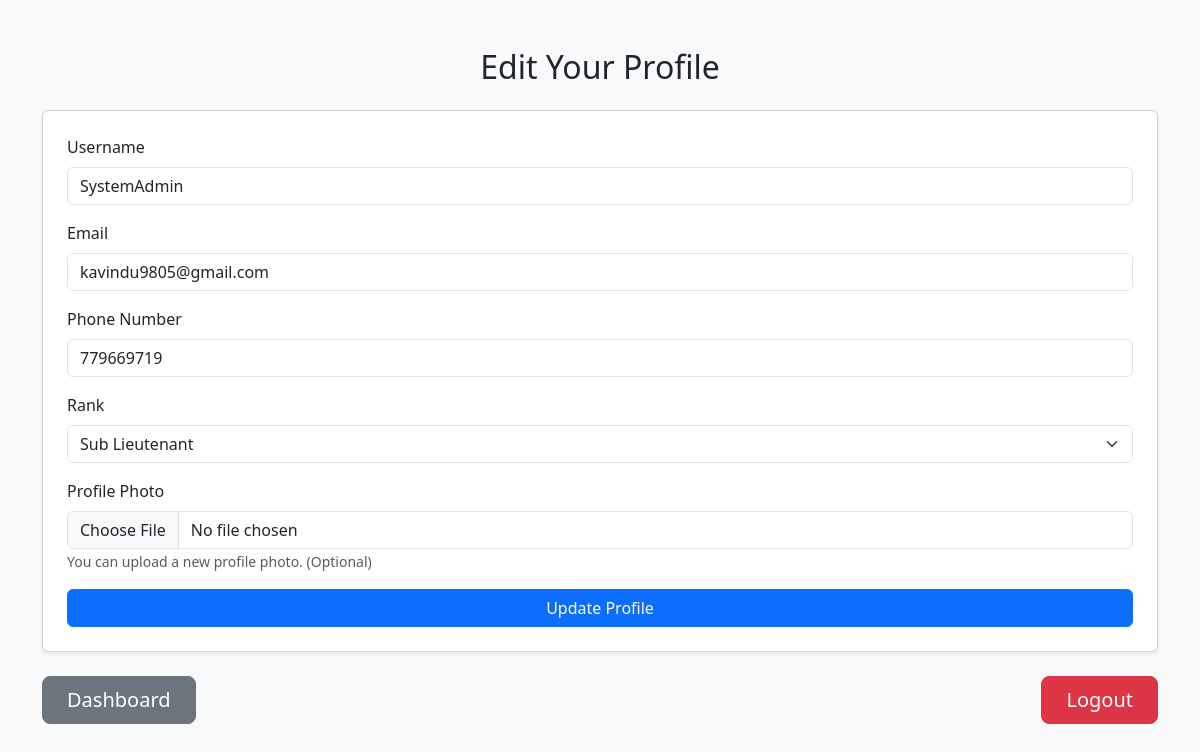
/edit_profile.php (signed in), run on the app's committed database.
### tables this page shows
CREATE TABLE `users` (
  `id` int NOT NULL,
  `username` varchar(50) NOT NULL,
  `rank` text,
  `email` text NOT NULL,
  `phonenumber` int NOT NULL,
  `password` varchar(255) NOT NULL,
  `role` enum('user','sysadmin','admin1','admin2','admin3') NOT NULL DEFAULT 'user',
  `profile_photo` varchar(255) DEFAULT 'default.png'
);

### edit_profile.php (the view, shortened to what this page needs)
<?php
include 'connection.php';
$userId = $_SESSION['user_id'];
$stmt = $conn->prepare("SELECT * FROM users WHERE id = ?");
$stmt->bind_param("i", $userId);
$stmt->execute();
$result = $stmt->get_result();
$user = $result->fetch_assoc();
?>
<!DOCTYPE html>
<html lang="en">
<head>
    <link href="https://cdn.jsdelivr.net/npm/bootstrap@5.3.3/dist/css/bootstrap.min.css" rel="stylesheet">
</head>
<body class="bg-light">
<div class="container mt-5">
    <h2 class="text-center mb-4">Edit Your Profile</h2>
    <div class="card p-4 shadow-sm">
        <form method="post" enctype="multipart/form-data">
            <div class="mb-3">
                <label class="form-label">Username</label>
                <input type="text" name="username" value="<?= htmlspecialchars($user['username']); ?>" class="form-control" required>
            </div>
            <div class="mb-3">
                <label class="form-label">Email</label>
                <input type="email" name="email" value="<?= htmlspecialchars($user['email']); ?>" class="form-control" required>
            </div>
            <div class="mb-3">
                <label class="form-label">Phone Number</label>
                <input type="tel" name="phonenumber" value="<?= htmlspecialchars($user['phonenumber']); ?>" class="form-control" required>
            </div>
            <div class="mb-3">
                <label class="form-label">Rank</label>
                <select name="rank" class="form-select" required>
                    <?php
                    $ranks = ["Midshipman", "Sub Lieutenant", "Lieutenant", "Lieutenant Commander", "Commander", "Captain", "Commodore", "Rear Admiral", "Vice Admiral", "Admiral", "Admiral Of the Fleet"];
                    foreach ($ranks as $r) {
                        $selected = ($r == $user['rank']) ? 'selected' : '';
                        echo "<option value='$r' $selected>$r</option>";
                    }
                    ?>
                </select>
            </div>
            <div class="mb-3">
                <label class="form-label">Profile Photo</label>
                <input type="file" name="profile_photo" class="form-control">
                <small class="form-text text-muted">You can upload a new profile photo. (Optional)</small>
            </div>
            <button type="submit" class="btn btn-primary w-100">Update Profile</button>
        </form>
    </div>
    <div class="d-flex justify-content-between mt-4">
        <a href="welcome.php" class="btn btn-secondary btn-lg px-4">Dashboard</a>
        <a href="logout.php" class="btn btn-danger btn-lg px-4">Logout</a>
    </div>
</div>
</body>
</html>

### data on the page
users: username "SystemAdmin", email "kavindu9805@gmail.com", phonenumber "779669719"

### other printed values
form field rank "Sub Lieutenant"
